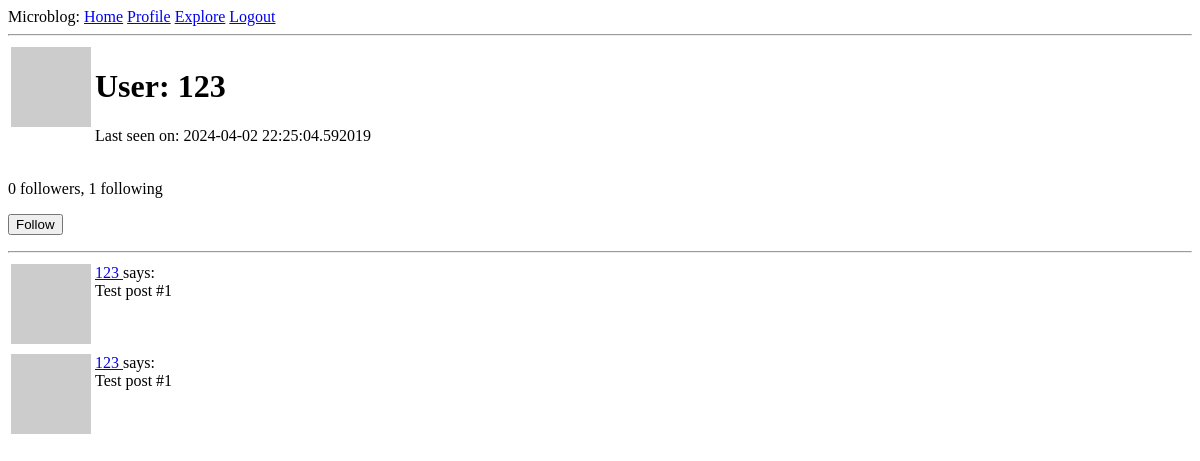
Before: /user/123 (signed in) with the older database file.
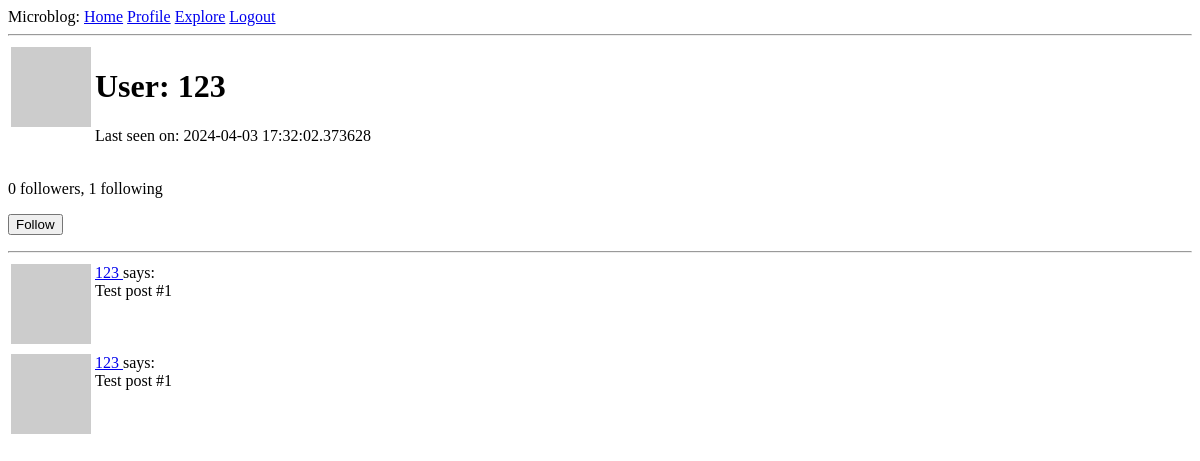
After: the same page with the newer database file.
### app/models.py (models this page shows, shortened)
class User(UserMixin, db.Model):
    id: so.Mapped[int] = so.mapped_column(primary_key=True)
    username: so.Mapped[str] = so.mapped_column(sa.String(64), index=True, unique=True)
    email: so.Mapped[str] = so.mapped_column(sa.String(120), index=True, unique=True)
    password_hash: so.Mapped[Optional[str]] = so.mapped_column(sa.String(256))
    posts: so.WriteOnlyMapped['Post'] = so.relationship(
        back_populates='author')
    def avatar(self, size):
        digest = md5(self.email.lower().encode('utf-8')).hexdigest()
        return f'https://www.gravatar.com/avatar/{digest}?d=identicon&s={size}'
    about_me: so.Mapped[Optional[str]] = so.mapped_column(sa.String(140))
    last_seen: so.Mapped[Optional[datetime]] = so.mapped_column(
        default=lambda: datetime.now(timezone.utc))
    following: so.WriteOnlyMapped['User'] = so.relationship(
        secondary=followers, primaryjoin=(followers.c.follower_id == id),
        secondaryjoin=(followers.c.followed_id == id),
        back_populates='followers')
    followers: so.WriteOnlyMapped['User'] = so.relationship(
        secondary=followers, primaryjoin=(followers.c.followed_id == id),
        secondaryjoin=(followers.c.follower_id == id),
        back_populates='following')
    def is_following(self, user):
        query = self.following.select().where(User.id == user.id)
        return db.session.scalar(query) is not None
    def followers_count(self):
        query = sa.select(sa.func.count()).select_from(
            self.followers.select().subquery())
        return db.session.scalar(query)
    def following_count(self):
        query = sa.select(sa.func.count()).select_from(
            self.following.select().subquery())
        return db.session.scalar(query)

### app/routes.py (the view)
@app.route('/user/<username>')
@login_required
def user(username):
    user = db.first_or_404(sa.select(User).where(User.username == username))
    posts = [
        {'author': user, 'body': 'Test post #1'},
        {'author': user, 'body': 'Test post #1'}
    ]
    form = EmptyForm()
    return render_template('user.html', user=user, posts=posts, form=form)

### app/forms.py
class EmptyForm(FlaskForm):
    submit = SubmitField('Submit')

### app/models.py (called while the page is built)
@login.user_loader
def load_user(id):
    return db.session.get(User, int(id))

### app/routes.py (called while the page is built)
@app.before_request
def before_request():
    if current_user.is_authenticated:
        current_user.last_seen = datetime.now(timezone.utc)
        db.session.commit()

### app/templates/user.html (shortened to what this page needs)
{% extends "base.html" %}
{% block content %}
    <table>
        <tr valign="top">
            <td><img src="{{ user.avatar(128) }}" alt="avatar"></td>
            <td>
                <h1>User: {{ user.username }}</h1>
                {% if user.last_seen %}<p>Last seen on: {{ user.last_seen }}</p>{% endif %}
            </td>
        </tr>
    </table>
    <p>{{ user.followers_count() }} followers, {{ user.following_count() }} following</p>
    {% if user == current_user %}
    <p><a href="{{ url_for('edit_profile') }}">Edit your profile</a></p>
    {% elif not current_user.is_following(user) %}
    <p>
        <form action="{{ url_for('follow', username=user.username) }}" method="post">
            {{ form.submit(value='Follow') }}
        </form>
    </p>
    {% endif %}
    <hr>
    {% for post in posts %}
        {% include '_post.html' %}
    {% endfor %}
{% endblock %}

### app/templates/base.html (shortened to what this page needs)
<!DOCTYPE html>
<html lang="en">
  <head>
  </head>
  <body>
    <div>
      Microblog:
      <a href="{{ url_for('index') }}">Home</a>
      {% if current_user.is_anonymous %}
      <a href="{{ url_for('login') }}">Login</a>
      {% else %}
      <a href="{{ url_for('user', username=current_user.username) }}">Profile</a>
      <a href="{{ url_for('explore') }}">Explore</a>
      <a href="{{ url_for('logout') }}">Logout</a>
      {% endif %}
    </div>
    <hr />
     {% block content %}{% endblock %}
  </body>
</html>

### app/templates/_post.html
<table>
    <tr valign="top">
        <td><img src="{{ post.author.avatar(36) }}" alt="post avatar"></td>
        <td>
            <a href="{{ url_for('user', username=post.author.username) }}">
                {{ post.author.username }}
            </a>
            says:<br>{{ post.body }}
        </td>
    </tr>
</table>

Changed rows visible on the page:
changed User: last_seen "2024-04-02 22:25:04.592019" → "2024-04-03 17:32:02.373628"
